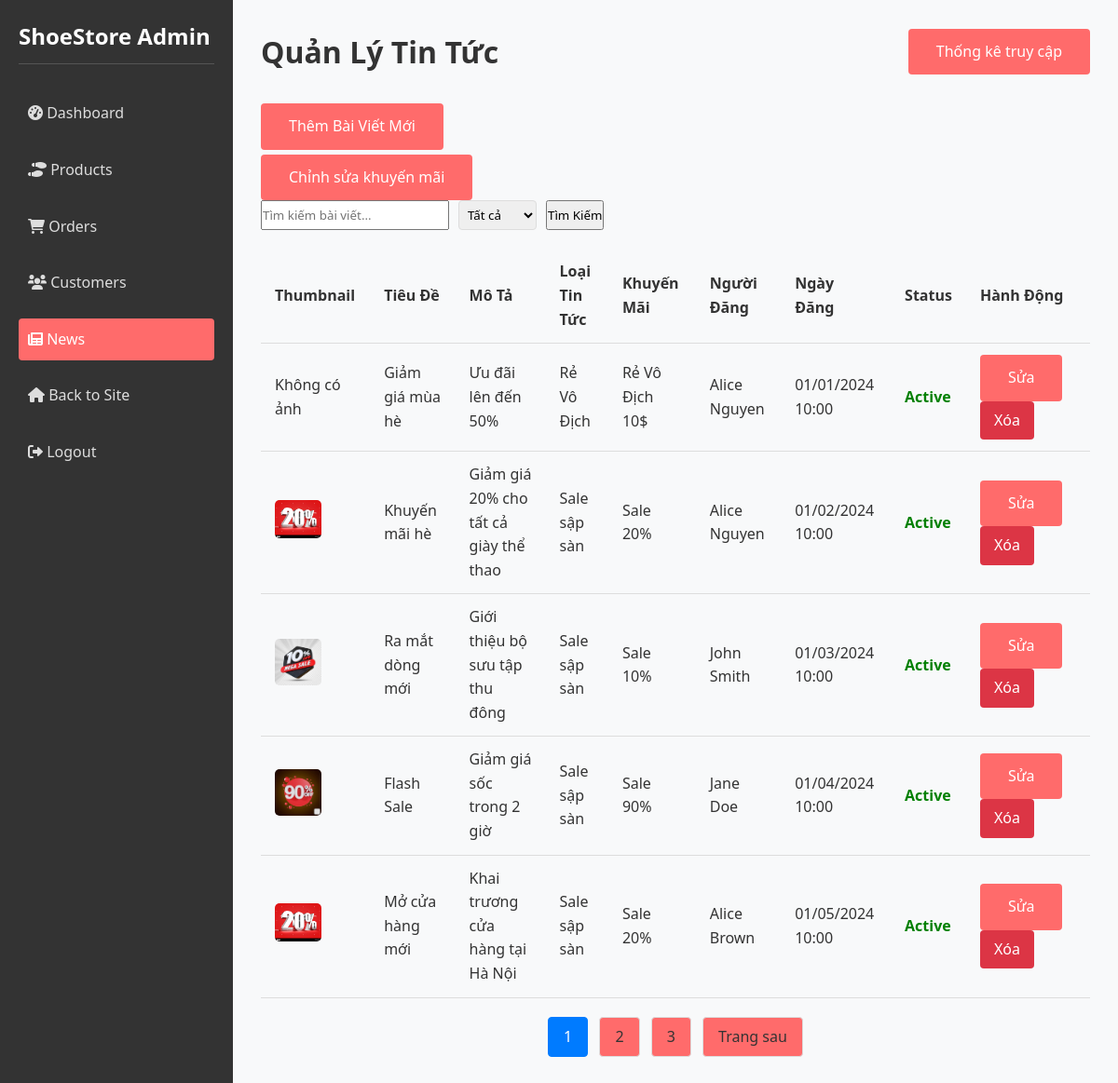
The page /index.php?controller=adminNews&action=manage (signed in) on the database as committed earlier.
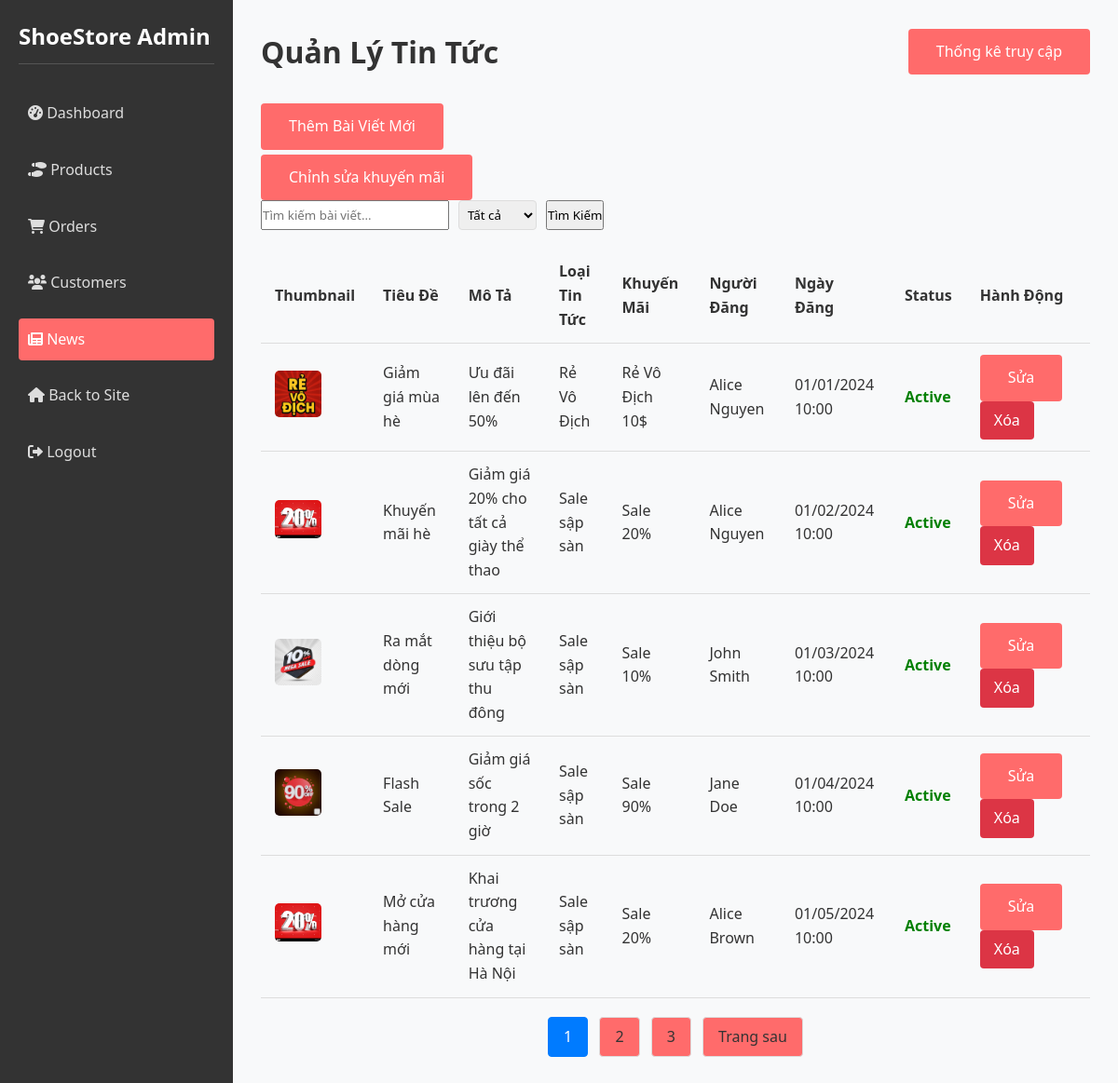
The same page on the database as committed later.
### tables this page shows
CREATE TABLE `news` (
  `NewsID` int(11) NOT NULL,
  `Title` varchar(200) DEFAULT NULL,
  `Description` text DEFAULT NULL,
  `Content` text DEFAULT NULL,
  `AdminID` int(11) DEFAULT NULL,
  `thumbnail` varchar(255) DEFAULT NULL,
  `DateCreated` datetime DEFAULT current_timestamp(),
  `news_type` varchar(50) DEFAULT 'normal',
  `promotion_id` int(11) DEFAULT NULL
);

CREATE TABLE `promotions` (
  `promotion_id` int(11) NOT NULL,
  `promotion_type` varchar(50) NOT NULL,
  `promotion_name` varchar(100) NOT NULL,
  `discount_percentage` decimal(5,2) DEFAULT NULL,
  `fixed_price` decimal(10,2) DEFAULT NULL,
  `start_date` datetime NOT NULL,
  `end_date` datetime NOT NULL
);

### controllers/AdminNewsController.php (called while the page is built, shortened)
<?php
require_once 'models/NewsModel.php';
class AdminNewsController {
    private $newsModel;
    public function __construct() {
        $this->newsModel = new NewsModel();
    }
    public function manage() {
        $search = isset($_GET['search']) ? trim($_GET['search']) : '';
        $status = isset($_GET['status']) ? trim($_GET['status']) : 'all';
        $limit = 5;
        $page = isset($_GET['page']) ? (int)$_GET['page'] : 1;
        $offset = ($page - 1) * $limit;
        $news = $this->newsModel->getNewsWithAdmin($search, $limit, $offset, $status);
        require_once 'views/admin/components/header.php';
        require_once 'views/admin/pages/manage-news.php';
        require_once 'views/admin/components/admin_footer.php';
    }
}

### index.php (called while the page is built, shortened)
<?php
spl_autoload_register(function ($class_name) {
    $controllerPath = 'controllers/' . $class_name . '.php';
    $modelPath = 'models/' . $class_name . '.php';
});
$action = isset($_GET['action']) ? preg_replace('/[^a-zA-Z0-9]/', '', $_GET['action']) : 'index';
$controllerInstance = new $controllerClass();
$controllerInstance->$action();

### models/Database.php (called while the page is built)
<?php
class Database {
    private $host = 'localhost';
    private $db_name = 'shoe';
    private $username = 'root';
    private $password = '';
    private $pdo;
    public function __construct() {
        try {
            $this->pdo = new PDO(
                "mysql:host=$this->host;dbname=$this->db_name;charset=utf8mb4",
                $this->username,
                $this->password
            );
            $this->pdo->setAttribute(PDO::ATTR_ERRMODE, PDO::ERRMODE_EXCEPTION);
        } catch (PDOException $e) {
            die("Connection failed: " . $e->getMessage());
        }
    }
    public function getConnection() {
        return $this->pdo;
    }
}

### models/NewsModel.php (called while the page is built, shortened)
<?php
class NewsModel {
    private $db;
    public function __construct() {
        $database = new Database();
        $this->db = $database->getConnection();
    }
    public function getNewsWithAdmin($search = '', $limit = 10, $offset = 0, $status = 'all') {
        $query = "SELECT n.*, CONCAT(admin.Fname, ' ', admin.Lname) AS AdminName, p.promotion_name, p.start_date, p.end_date
                  FROM news n
                  JOIN admin ON n.AdminID = admin.AdminID
                  LEFT JOIN promotions p ON n.promotion_id = p.promotion_id";
        $query .= " LIMIT :limit OFFSET :offset";
        $stmt = $this->db->prepare($query);
        $stmt->bindValue(':limit', (int)$limit, PDO::PARAM_INT);
        $stmt->bindValue(':offset', (int)$offset, PDO::PARAM_INT);
        $stmt->execute();
        return $stmt->fetchAll(PDO::FETCH_ASSOC);
    }
}

### views/admin/pages/manage-news.php (the view, shortened to what the changed rows need)
<div class="admin-header">
    <h1>Quản Lý Tin Tức</h1>
</div>
<table class="table table-striped admin-table">
    <thead>
        <tr>
            <th>Thumbnail</th>
            <th>Tiêu Đề</th>
            <th>Mô Tả</th>
            <th>Loại Tin Tức</th>
            <th>Khuyến Mãi</th>
            <th>Người Đăng</th>
            <th>Ngày Đăng</th>
            <th>Status</th>
            <th>Hành Động</th>
        </tr>
    </thead>
    <tbody>
        <?php if (empty($news)): ?>
            <tr>
                <td colspan="9">Không tìm thấy bài viết nào.</td>
            </tr>
        <?php else: ?>
            <?php foreach ($news as $item): ?>
                <tr>
                    <td>
                        <?php if ($item['thumbnail'] && file_exists($item['thumbnail'])): ?>
                            <img src="/shoesWebsite/<?php echo htmlspecialchars($item['thumbnail']); ?>" alt="Thumbnail">
                        <?php else: ?>
                            Không có ảnh
                        <?php endif; ?>
                    </td>
                    <td><?php echo htmlspecialchars($item['Title']); ?></td>
                    <td><?php echo htmlspecialchars($item['Description']); ?></td>
                    <td>
                        <?php
                        $news_types = [
                            'general' => 'Tin Tức Thông Thường',
                            'flash_sale' => 'Sale sập sàn',
                            'fixed_price' => 'Rẻ Vô Địch',
                        ];
                        echo $news_types[$item['news_type']] ?? 'Không xác định';
                        ?>
                    </td>
                    <td><?php echo htmlspecialchars($item['promotion_name'] ?? 'Không có'); ?></td>
                    <td><?php echo htmlspecialchars($item['AdminName'] ?? 'Unknown'); ?></td>
                    <td><?php echo date('d/m/Y H:i', strtotime($item['DateCreated'])); ?></td>
                    <td>
                        <?php
                        if ($item['promotion_id']) {
                            $now = new DateTime();
                            $startDate = new DateTime($item['start_date']);
                            $endDate = new DateTime($item['end_date']);
                            if ($now < $startDate) {
                                echo '<span class="status-pending">Pending</span>';
                            } elseif ($now >= $startDate && $now <= $endDate) {
                                echo '<span class="status-active">Active</span>';
                            } else {
                                echo '<span class="status-expired">Expired</span>';
                            }
                        } else {
                            echo '-';
                        }
                        ?>
                    </td>
                    <td>
                        <a href="/shoesWebsite/index.php?controller=adminNews&action=editNews&id=<?php echo $item['NewsID']; ?>" class="btn btn-primary">Sửa</a>
                        <a href="/shoesWebsite/index.php?controller=adminNews&action=deleteNews&id=<?php echo $item['NewsID']; ?>" class="btn btn-danger" onclick="return confirm('Bạn có chắc muốn xóa bài viết này?')">Xóa</a>
                    </td>
                </tr>
            <?php endforeach; ?>
        <?php endif; ?>
    </tbody>
</table>

Rows that differ between the two databases and show on the page:
changed news "Giảm giá mùa hè": thumbnail: picture added; no longer shows "Không có ảnh"
